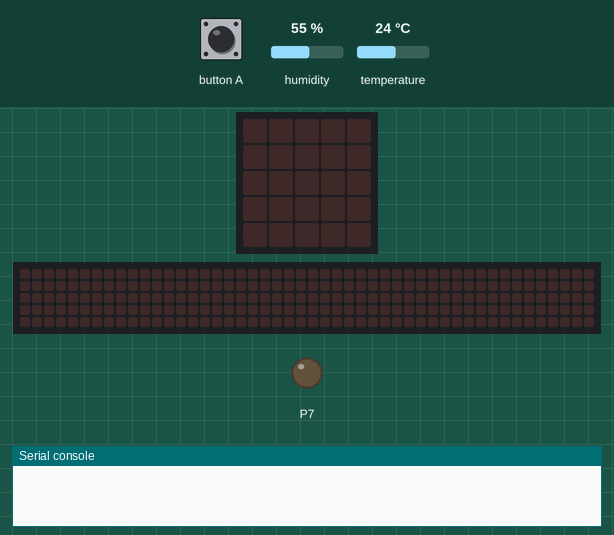
Simulated run of this program. Board: BBC micro:bit (MakeCode). Shown: the board's 5×5 LED display, a strip that is not on the board, showing the scrolling text unrolled, output pins drawn as LEDs (lit = HIGH), the last lines printed to the serial console. Inputs (shaded band) come from the test bench; at power-on: humidity 55 %, temperature 24 °C. The 48×5 strip is a reading aid, not a part: it shows the text the display is scrolling, unrolled, one strip-width of it at a time.

Above: at 1.2 s.
1.3 s: button A pressed for 0.15 s
At 2.41 s:
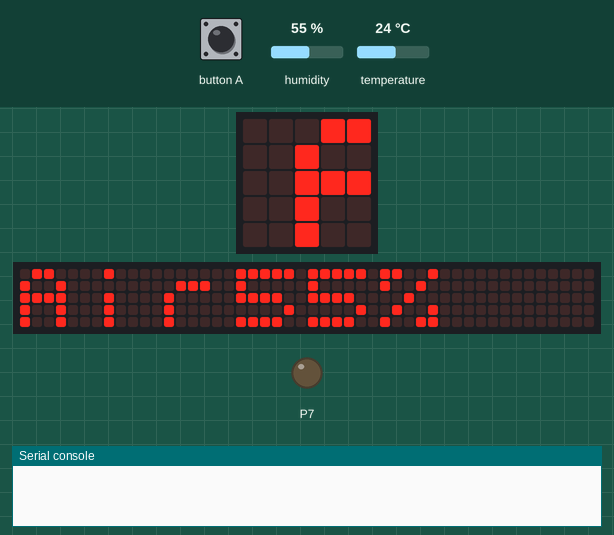
At 11.2 s:
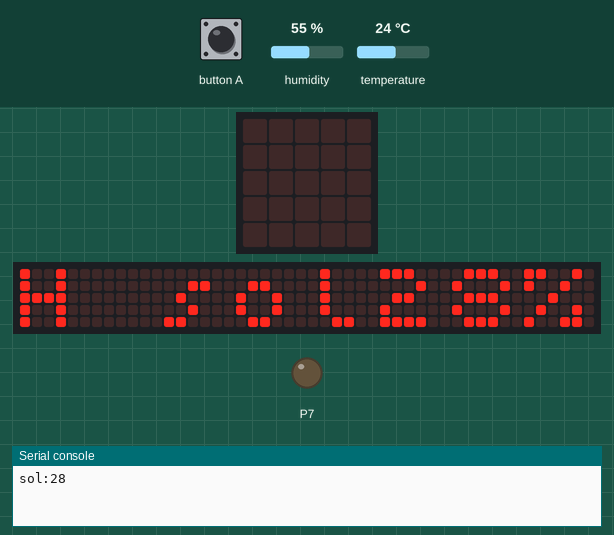
Timing chart, 0 to 12.7 s (numbered marks = the images above; inputs shaded):
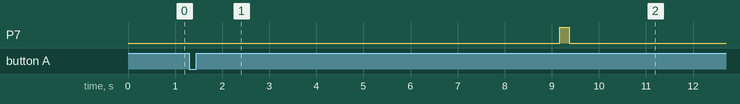

The program:

main.ts
```typescript
let sol = 0
let H_sol = 0
input.onButtonPressed(Button.A, function () {
    basic.pause(200)
    dht11_dht22.queryData(
    DHTtype.DHT11,
    DigitalPin.P0,
    true,
    true,
    false
    )
    basic.pause(200)
    basic.showString("Air" + dht11_dht22.readData(dataType.humidity) + "%")
    basic.pause(1000)
    pins.digitalWritePin(DigitalPin.P7, 1)
    basic.pause(200)
    sol = pins.analogReadPin(AnalogPin.P2)
    H_sol = Math.trunc((sol - 310) * 100 / (1023 - 310))
    pins.digitalWritePin(DigitalPin.P7, 0)
    serial.writeValue("sol", H_sol)
    basic.showString("H sol" + H_sol + "%")
    basic.pause(1000)
})
```

test.ts
```typescript
// les tests vont ici ; cela ne sera pas compilé si ce paquet est utilisé en tant qu'extension.
```

Measured:
- after the input at 1.3 s, P7: LOW → HIGH after 7.9 s, → LOW 0.20 s later; the display: first changes after 0.57 s (image 1 shows a later state)
- what the display in image 2 shows lasts 0.6 s, from 10.7 s to 11.3 s
